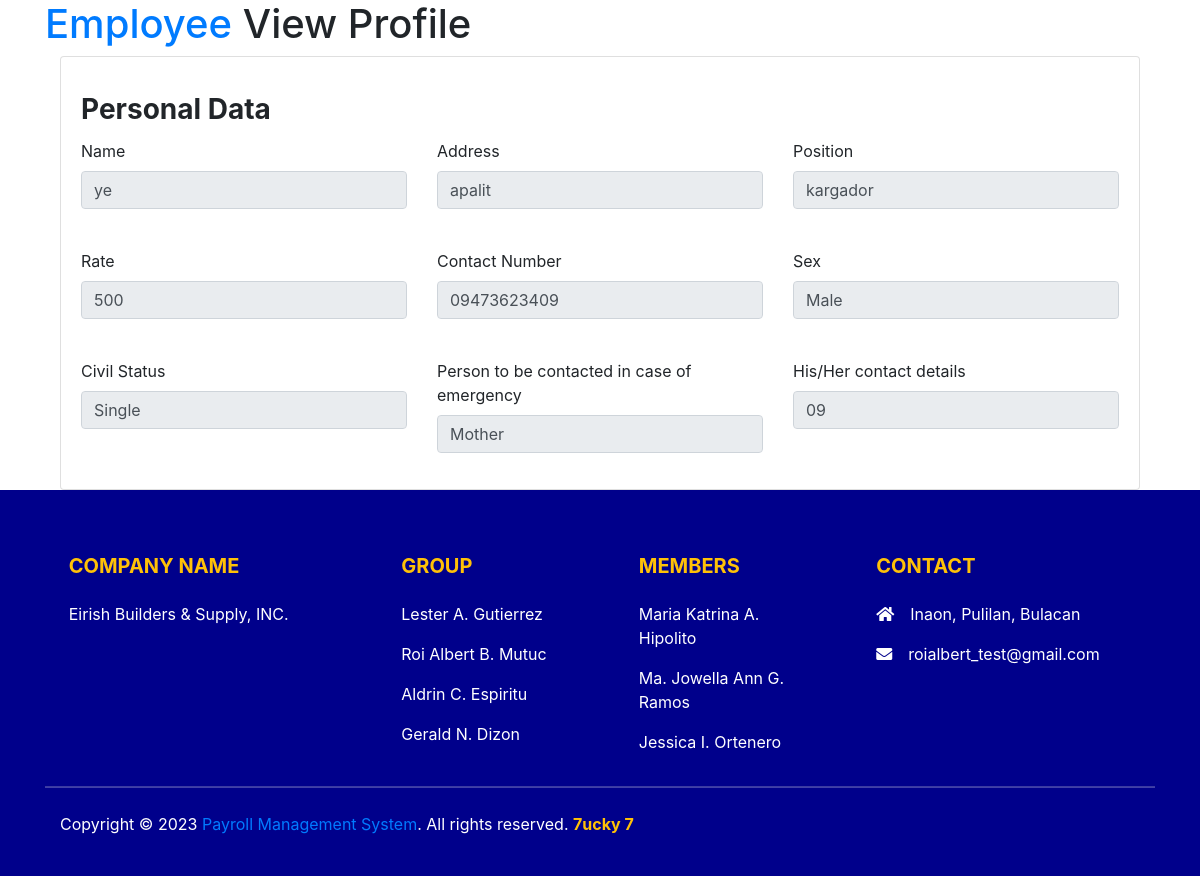
Screenshot of /code/view.php?id=54 with the database file from the repository.
### tables this page shows
CREATE TABLE `employee` (
  `id` int(11) NOT NULL,
  `emp_id` varchar(50) NOT NULL,
  `name` varchar(50) NOT NULL,
  `address` varchar(50) NOT NULL,
  `position` varchar(50) NOT NULL,
  `rate` double NOT NULL,
  `phonenumber` varchar(45) NOT NULL,
  `sex` varchar(45) NOT NULL,
  `birth_date` date NOT NULL,
  `civil_status` varchar(45) NOT NULL,
  `emergency_name` varchar(45) NOT NULL,
  `emergency_contact` varchar(45) NOT NULL,
  `job_id` int(11) NOT NULL,
  `salary_id` int(11) NOT NULL
);

### code/view.php (the view, shortened to what this page needs)
<?php
include 'connection.php';
require_once('scripts.php');
$id = $_GET['id'];
$employee="SELECT * FROM `employee` WHERE id=$id";
$result = mysqli_query($con, $employee);
$row = mysqli_fetch_assoc($result);
?>
<!DOCTYPE html>
<html lang="en">
<head>
    <link rel="stylesheet" href="https://cdn.jsdelivr.net/npm/bootstrap@5.2.2/dist/css/bootstrap.min.css">
</head>
<body class="" v-on:click="Reload">
<table>
        <div class="container">
            <div class="page-header">
              <h1 class="page-title">
                <a href="employee.php" class="text-primary">Employee</a> <i style="font-size: 50px;" class="fa-solid fa-chevrons-right"></i> View Profile
              </h1>
             </div>
     <div class="col-12">
                <div class="card">
               <div class="">
              <form class="" method="POST" action="">
                <div class="card-body">
                  <h3 class="card-title"><strong>Personal Data</strong></h3>
                  <div class="row">
                  <div class="col-md-4">
                      <div class="form-group">
                        <label class="form-label">Name</label>
                        <input type="text" readonly="" name="name" class="form-control" value="<?php echo $row['name'] ?>">
                      </div>
                    </div>
                    <div class="col-md-4">
                      <div class="form-group">
                        <label class="form-label">Address</label>
                        <input type="text" readonly="" name="address" class="form-control" value="<?php echo $row['address'] ?>">
                      </div>
                    </div>
                    <div class="col-md-4">
                      <div class="form-group">
                        <label class="form-label">Position</label>
                        <input type="text" readonly="" name="position" class="form-control" value="<?php echo $row['position'] ?>">
                      </div>
                    </div>
                    <div class="col-md-4 mt-4">
                      <div class="form-group">
                        <label class="form-label">Rate</label>
                        <input type="text" readonly="" name="rate" class="form-control" value="<?php echo $row['rate'] ?>">
                      </div>
                    </div>
                    <div class="col-md-4 mt-4">
                      <div class="form-group">
                        <label class="form-label">Contact Number</label>
                        <input type="text" readonly="" name="phonenumber" class="form-control" value="<?php echo $row['phonenumber'] ?>">
                      </div>
                    </div>
                    <div class="col-md-4 mt-4">
                      <div class="form-group">
                        <label class="form-label">Sex</label>
                        <input type="text" readonly="" name="sex" class="form-control" value="<?php echo $row['sex'] ?>">
                      </div>
                    </div>
                    <div class="col-md-4 mt-4">
                      <div class="form-group">
                        <label class="form-label">Civil Status</label>
                        <input type="text" readonly="" name="civil_status" class="form-control" value="<?php echo $row['civil_status'] ?>">
                      </div>
                    </div>
                    <div class="col-md-4 mt-4">
                      <div class="form-group">
                        <label class="form-label">Person to be contacted in case of emergency</label>
                        <input type="text" readonly="" name="emergency_name" class="form-control" value="<?php echo $row['emergency_name'] ?>">
                      </div>
                    </div>
                    <div class="col-md-4 mt-4">
                      <div class="form-group">
                        <label class="form-label">His/Her contact details</label>
                        <input type="text" readonly="" name="emergency_contact" class="form-control" value="<?php echo $row['emergency_contact'] ?>">
                      </div>
                    </div>
        </table>
        <?php require_once('footer.php'); ?>
</body>
</html>

### rows the page displays
employee: name "ye", address "apalit", position "kargador", rate "500", phonenumber "09473623409", sex "Male", civil_status "Single", emergency_name "Mother", emergency_contact "09"
